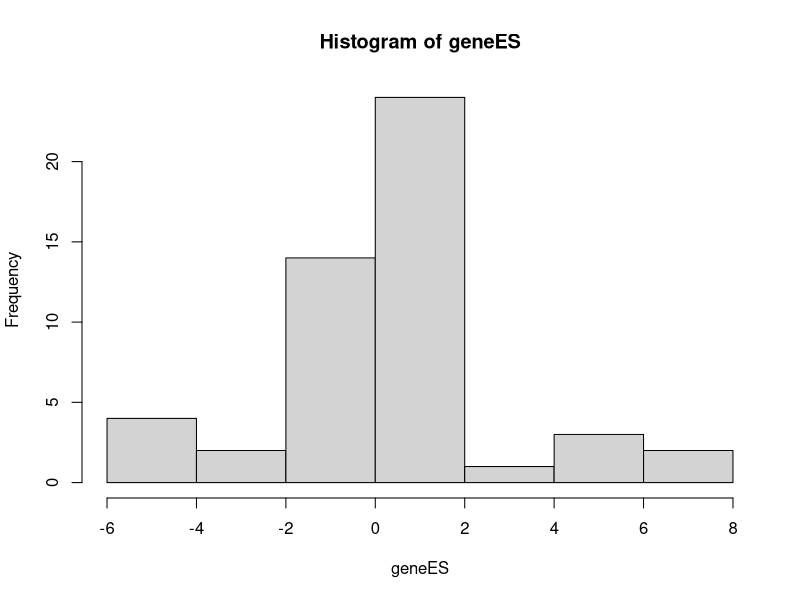
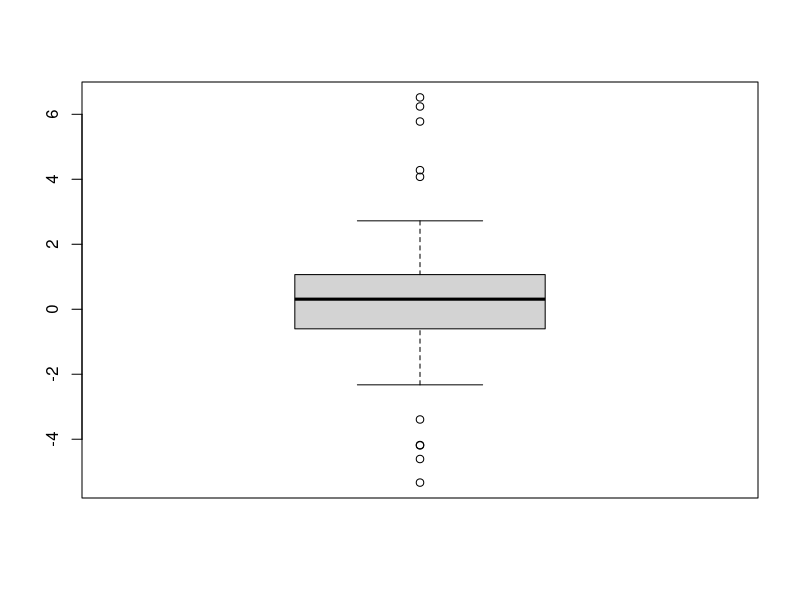
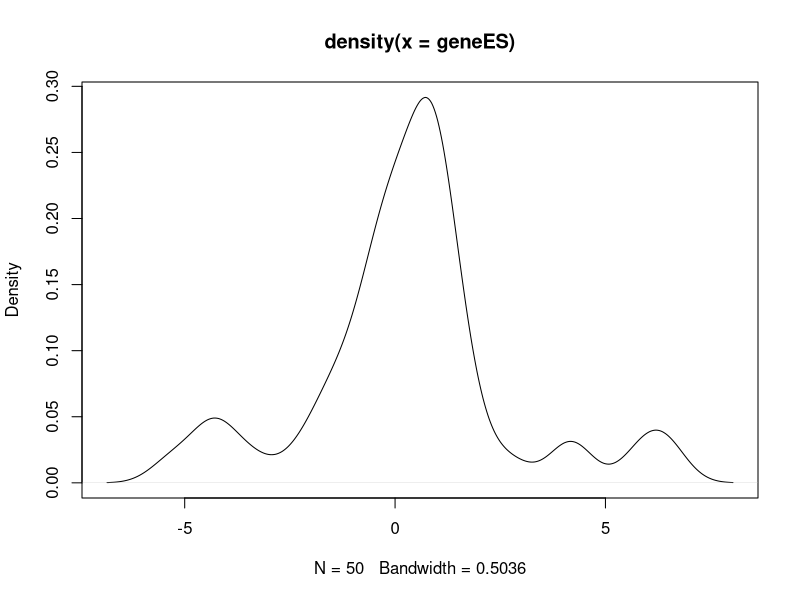
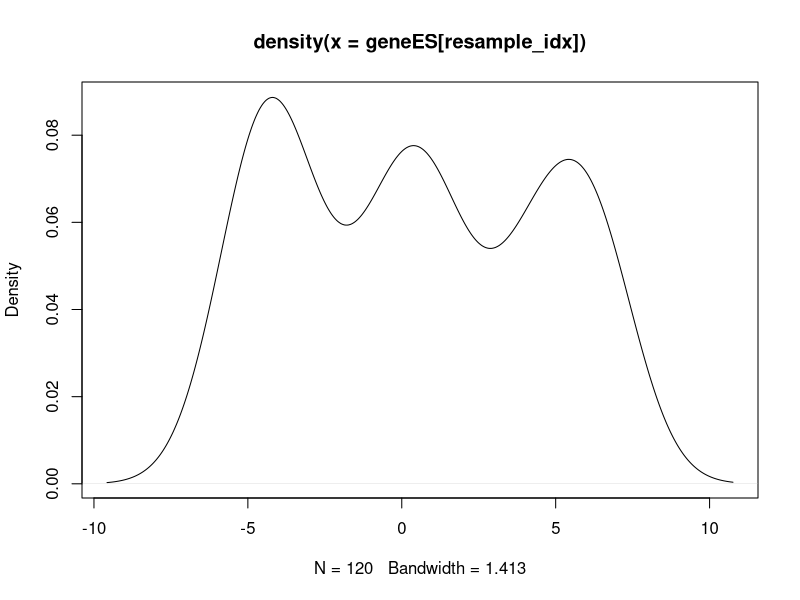

Write the R code that produced these figures, in order.

geneES <- sample(c(rnorm(5)-5, rnorm(40), rnorm(5)+5))
hist(geneES)


b <- boxplot(geneES)
negES <- match(b$out[b$out<0], geneES)
posES <- match(b$out[b$out>0], geneES)
neutralES <- match(setdiff(geneES, b$out), geneES)

resample_idx <- c(rep(negES, round(length(neutralES) / length(negES))),
                  rep(posES, round(length(neutralES) / length(posES))),
                  neutralES)

plot(density(geneES))
plot(density(geneES[resample_idx]))
